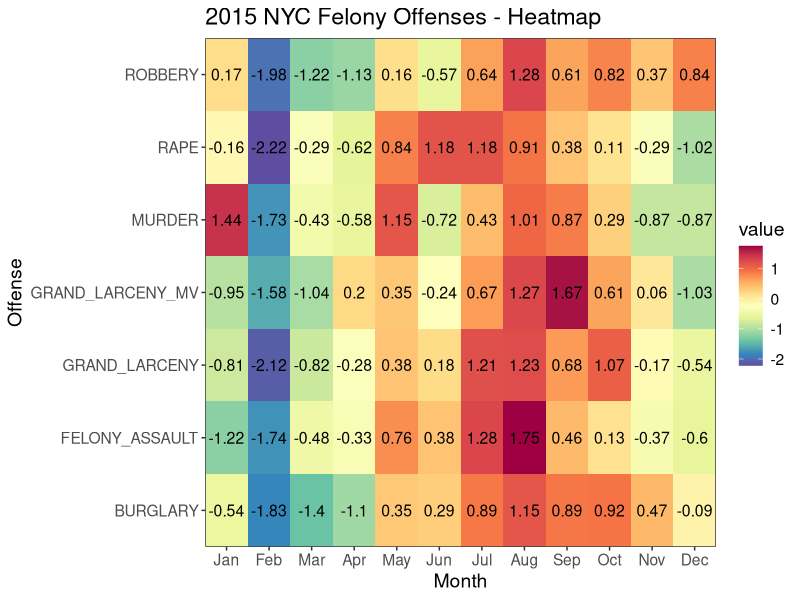

Source code (R):
##Create heatmap of 2015 NYC Felony data

##You will need these packages
require(ggplot2)
require(reshape2)
require(RColorBrewer)

##Access NYPD crime data for 2015 here https://data.cityofnewyork.us/Public-Safety/year/d9z7-6jnh
mydata<- read.csv("2015_Felonies.csv", sep=',')

##Prepare data - row names
row.names(mydata) <- mydata$Month

##Remove first column
mydata <- mydata[,2:8]

##Since the Offenses have varying ranges we need to scale all values to have mean=0, sd=1 for all variables
scaled <- as.matrix(scale(mydata))

##get rownames
rnames<- rownames(scaled)

# Add rownames to the data frame as a column
df<-cbind(rnames,data.frame(scaled))

##Melt data for ggplot2
md2<-melt(df)

##Change column headers
names(md2)<- c("Month", "Offense", "value")

##Order the Month variable
md2$Month <- factor(md2$Month, levels = unique(md2$Month), ordered = TRUE)

##Create a palette using RColorBrewer
myPalette <- colorRampPalette(rev(brewer.pal(11, "Spectral")), space="Lab")

#Create heatmap using ggplot2
zp1 <- ggplot(md2, aes(x =Month, y = Offense, fill = value))
zp1 <- zp1 + geom_tile()
zp1 <- zp1 + scale_fill_gradientn(colours = myPalette(100)) + geom_text(size=4, aes(fill = md2$value, label = round(md2$value, 2))) + xlab("Month") + ylab("Offense")
zp1 <- zp1 + scale_x_discrete(expand = c(0, 0))
zp1 <- zp1 + scale_y_discrete(expand = c(0, 0))
zp1 <- zp1 + theme_bw() +  ggtitle("2015 NYC Felony Offenses - Heatmap") + theme(text= element_text(size=14))
print(zp1)
